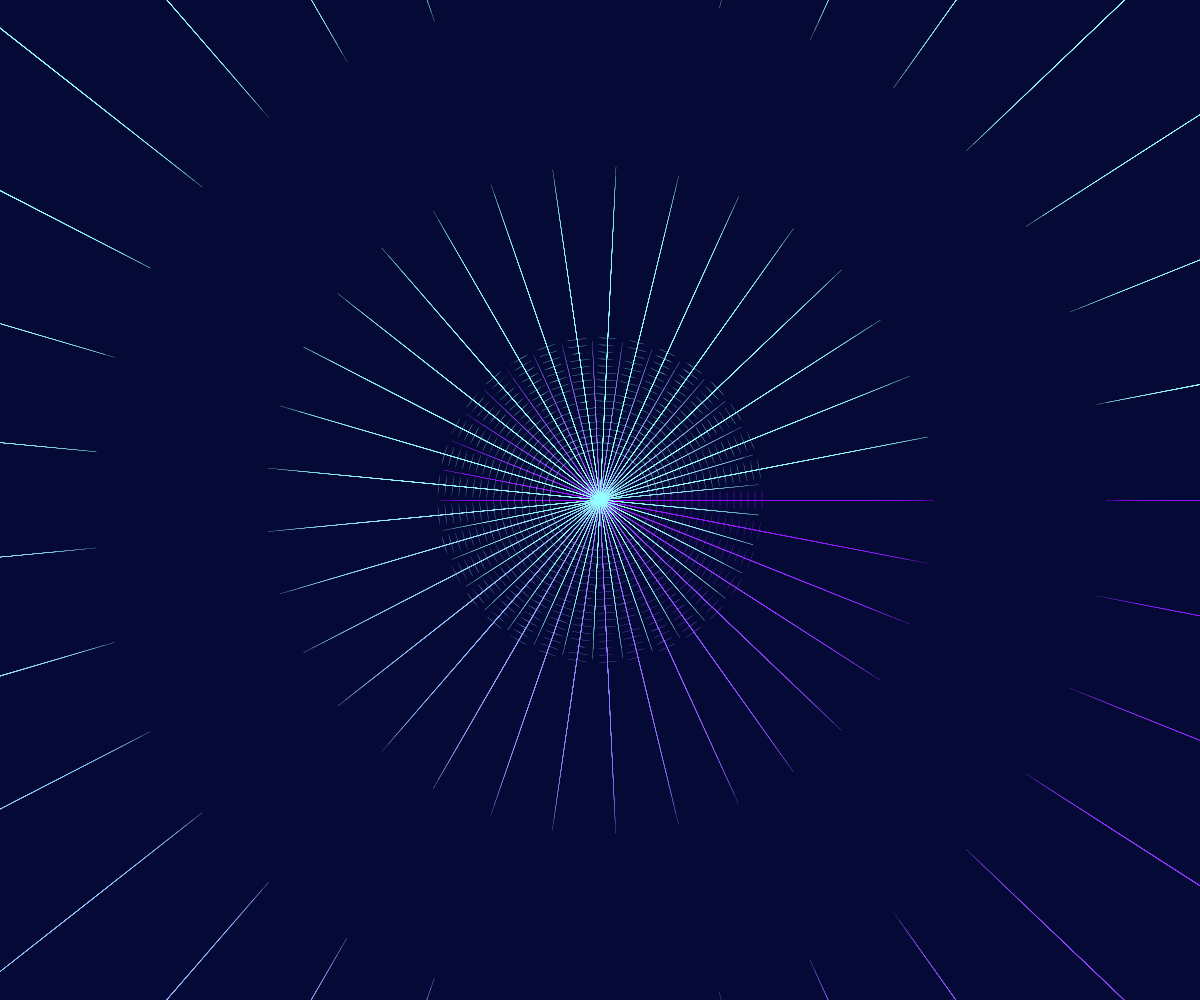
Frame 1 (no input)
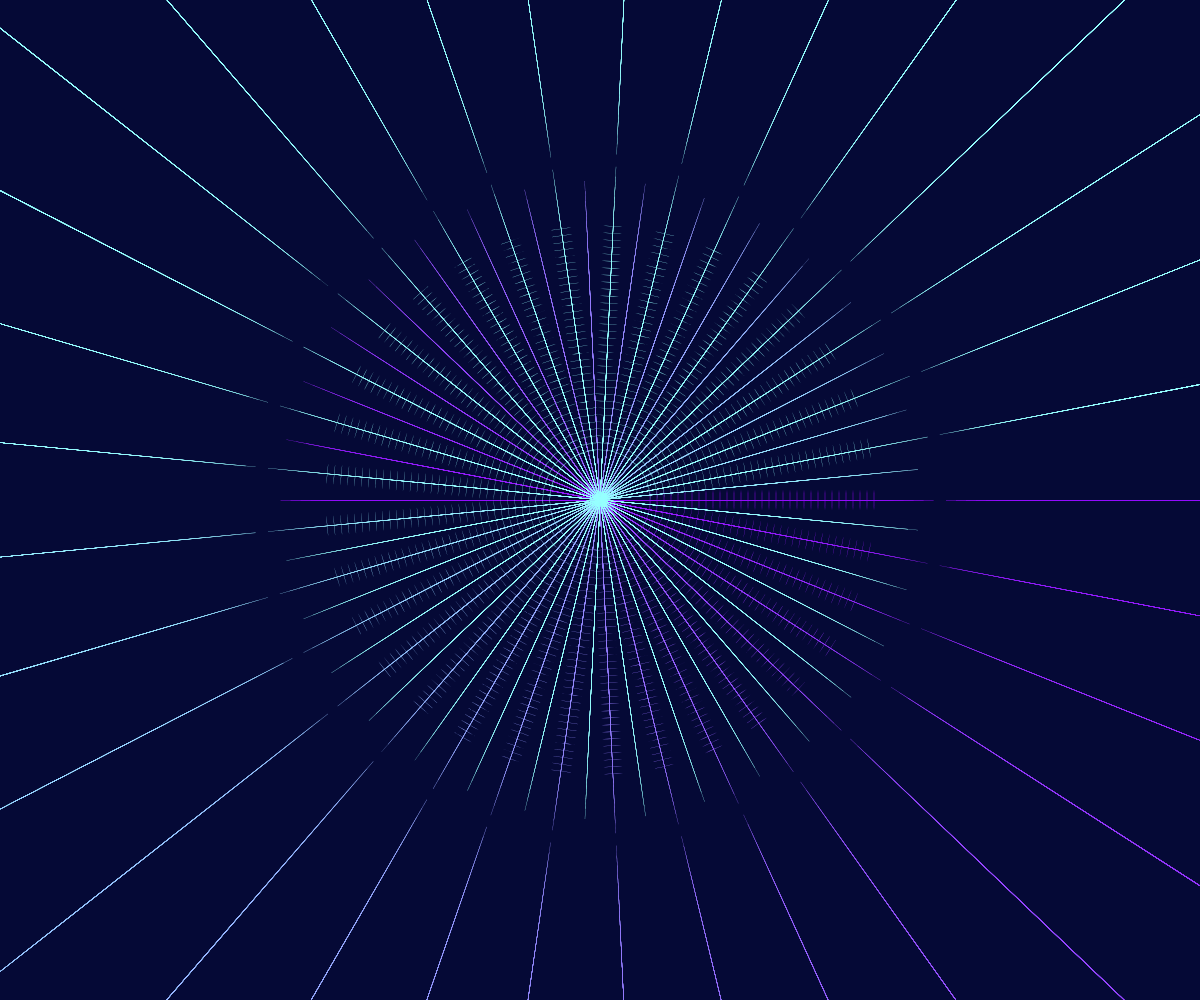
Frame 60 (no input)
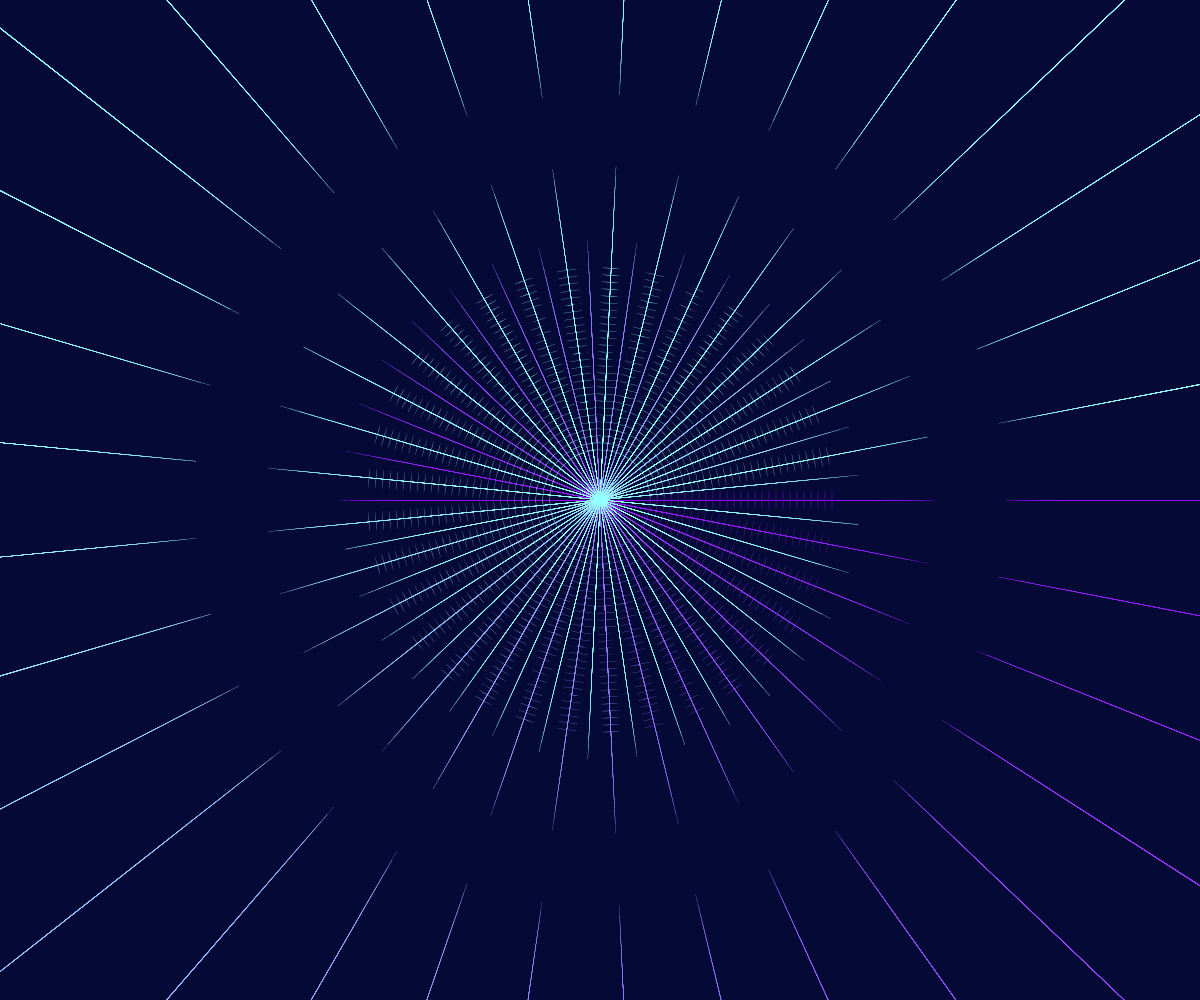
Frame 120 (the mouse pressed at the canvas centre since frame 60)

The p5.js sketch that drew these frames (run headless with seeded random() and noise() and a simulated clock; from frame 60 on, the mouse is pressed at the canvas centre):

// p5.js sketch
// ── sketch.js
var amt = 33,
    res = 33,
    spd = 300,
    scl = 0,
    angle;

function setup() {
  createCanvas(windowWidth, windowHeight);
  colorMode(RGB, 360, 200, 33);


}

function draw() {
  background(7, 7, 7);
  /* Raymond G McCord (slow_izzm)
   06/05/2016
   
   This work is licensed under a Creative Commons 3.0 License.
    (Attribution - NonCommerical - ShareAlike)
 		http://creativecommons.org/licenses/by-nc-sa/3.0/
*/
  
  push();
  translate(width / 2, height / 2);
  angle = 0;
  for (var i = 0; i < res + 1; i++) {
    push();
    var col = (360.0 / res) * i;

    var grows = map(sin(scl), 0, 1, 16.5, amt);

    //scale
    if (grows > 33) {
      grows = 23;
    }

    noStroke();
    fill(210, col, 255);
    rotate(angle);
    for (var j = 0; j < grows; j++) {
      ellipse(50 + j * 7, 0, .3, 20);
      rect(.6 - j * 10, 0, 333, .3);
      rect(666 - j * 10, 0, 333, .3);



    }
    pop();
    angle = (TWO_PI / res) * i;
  }
  pop();
  scl += (TWO_PI / spd);
}

function windowResized() {
  resizeCanvas(windowWidth, windowHeight);
}
